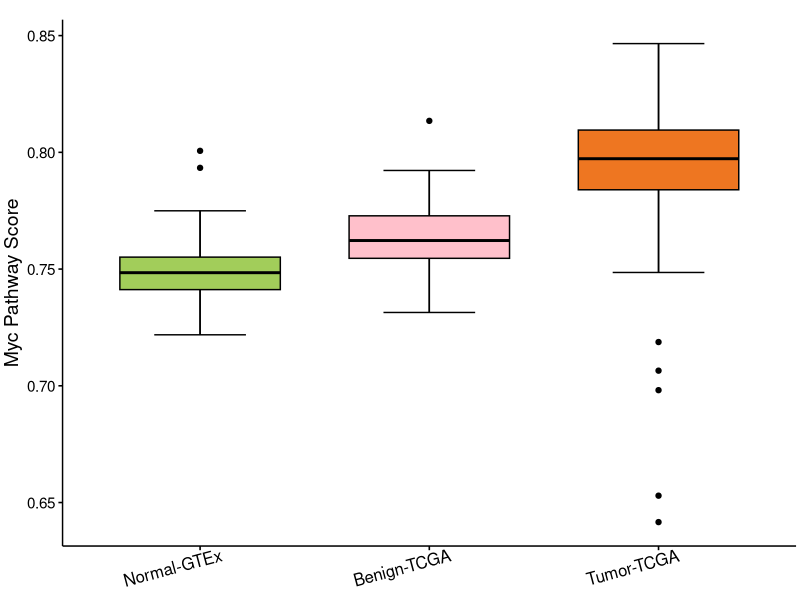

Write the R code that produced this figure.
library(ggpubr)
score<-read.table('HALLMARK_MYC_TARGETS_V2.scores.BrCa.txt',header=F,stringsAsFactors=F)

normal <-score[which(score[,2]== "Normal-GTEx"),]
benign <-score[which(score[,2]== "Benign-TCGA"),]
tumor <- score[which(score[,2]== "Tumor-TCGA"),]
MYC_score.df <- data.frame(rbind(normal,benign,tumor),stringsAsFactors=FALSE)

pdf(file="PathwayScoreBoxplot.BrCa.pdf",width = 4, height =4)
par(mar=c(2, 2, 2, 2), xpd=TRUE)

#pdf("pathway_vs_psi.onlyTCGA.test.pdf",width=4, height=4)
ggboxplot(MYC_score.df,"V2","V3",fill="V2",palette =c("darkolivegreen3","pink","chocolate2"),
          ylab=c("Myc Pathway Score"),xlab=FALSE,
          bxp.errorbar=T,
          width = 0.7)+ 
  theme(legend.position = "none",legend.title = element_blank(),
        axis.text.x = element_text(size=12,angle = 15, hjust = 0.8),
        axis.text.y = element_text(size=11),
        axis.title.y=element_text(size=14))+
  theme(plot.margin=unit(c(0.5,0.1,0.1,0.1),"cm"))+
  scale_x_discrete(labels = c("Normal-GTEx","Benign-TCGA","Tumor-TCGA"))
  #stat_compare_means(comparisons = my_comparisons) # Add pairwise comparisons p-value
dev.off()

